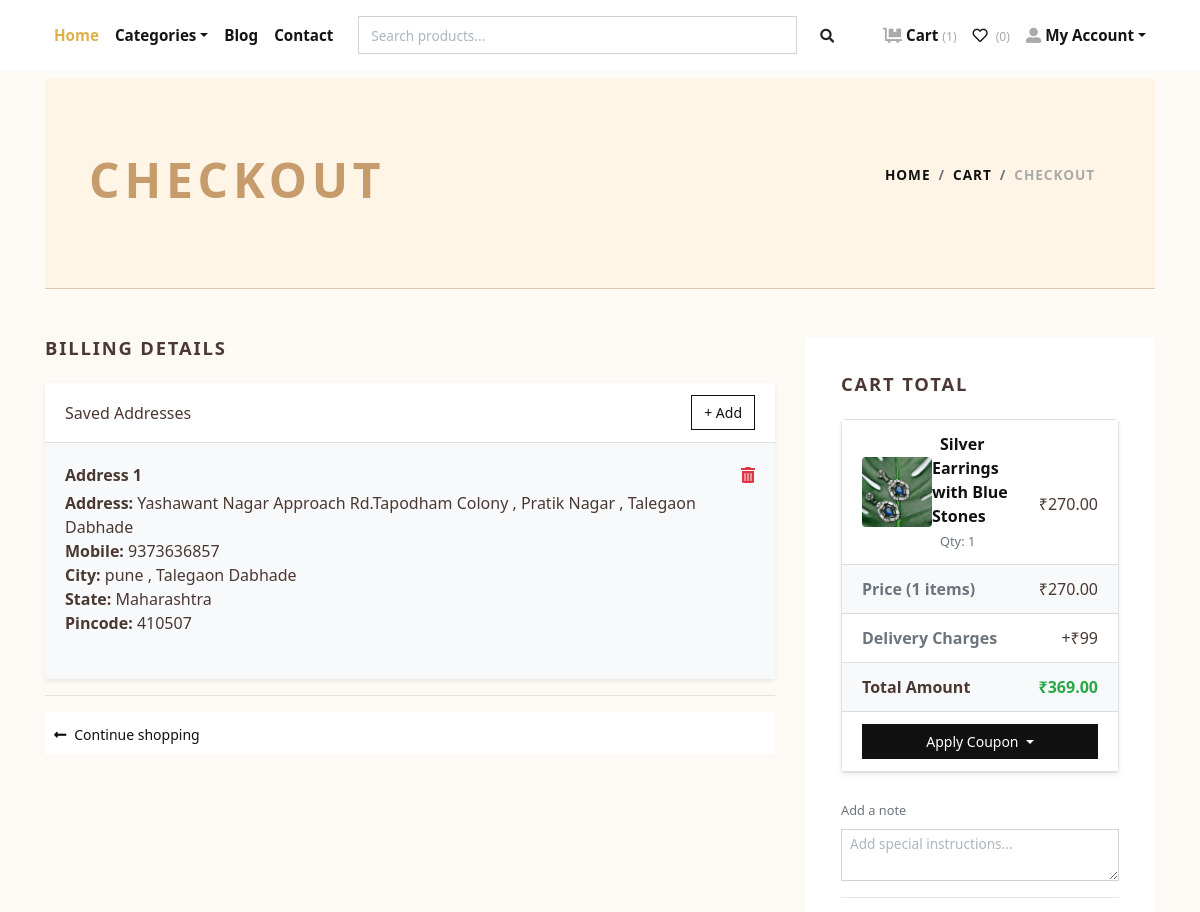
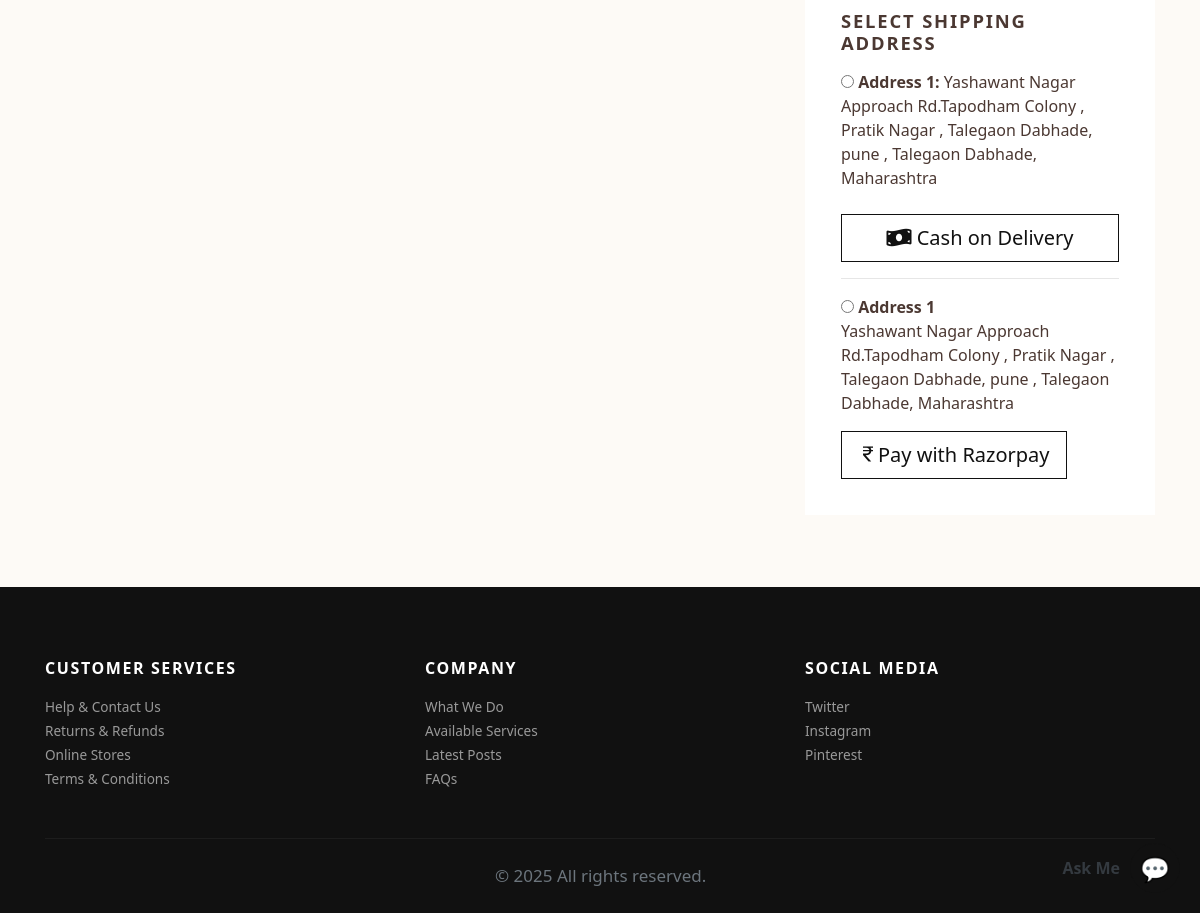
Screenshot of /checkout/ (signed in) with the database file from the repository (2 pictures, top to bottom).
### store/models.py (models this page shows, shortened)
class Address(models.Model):
    user = models.ForeignKey(User, verbose_name="User", on_delete=models.CASCADE)
    address = models.TextField(default="")
    user_phone_number = models.CharField(max_length=10,default="")
    city = models.CharField(max_length=100,default="")
    state = models.CharField(max_length=100,default="")
    pincode = models.CharField(max_length=10,default="")

class Cart(models.Model):
    user = models.ForeignKey(User, verbose_name="User", on_delete=models.CASCADE)
    product = models.ForeignKey(Product, verbose_name="Product", on_delete=models.CASCADE)
    quantity = models.PositiveIntegerField(default=1, verbose_name="Quantity")
    created_at = models.DateTimeField(auto_now_add=True, verbose_name="Created Date")
    updated_at = models.DateTimeField(auto_now=True, verbose_name="Updated Date")
    @property
    def total_price(self):
        return self.quantity * self.product.price

class Product(models.Model):
    title = models.CharField(max_length=150, verbose_name="Product Title")
    slug = models.SlugField(max_length=160, verbose_name="Product Slug")
    sku = models.CharField(max_length=255, unique=True, verbose_name="Unique Product ID (SKU)")
    short_description = models.TextField(verbose_name="Short Description")
    detail_description = models.TextField(blank=True, null=True, verbose_name="Detail Description")
    product_image = models.ImageField(upload_to='product', blank=True, null=True, verbose_name="Product Image")
    price = models.DecimalField(max_digits=8, decimal_places=2)
    category = models.ForeignKey(Category, verbose_name="Product Categoy", on_delete=models.CASCADE)
    is_active = models.BooleanField(verbose_name="Is Active?")
    is_featured = models.BooleanField(verbose_name="Is Featured?")
    estimated_delivery_days = models.PositiveIntegerField(default=5, verbose_name="Estimated Delivery Days")
    return_refund_policy = models.TextField(blank=True, null=True, verbose_name="Return & Refund Policy")
    coupon = models.ForeignKey('Coupon', null=True, blank=True, on_delete=models.SET_NULL, verbose_name="Applied Coupon")
    created_at = models.DateTimeField(auto_now_add=True, verbose_name="Created Date")
    updated_at = models.DateTimeField(auto_now=True, verbose_name="Updated Date")
    class Meta:
        verbose_name_plural = 'Products'
        ordering = ('-created_at', )

### store/views.py (the view, shortened to what this page needs)
# urls.py: path('checkout/', views.checkout, name="checkout"),
@login_required
def checkout(request):
    user = request.user
    cart_products = Cart.objects.filter(user=user)
    if not cart_products.exists():
        messages.warning(request, "Your cart is empty.")
        return redirect('store:cart')
    amount, shipping_amount = get_cart_amount_and_order_data(user)
    final_amount_for_payment = amount + shipping_amount
    applied_coupon = None
    discount_amount = decimal.Decimal(0)
    total_amount_after_discount = final_amount_for_payment
    form = AddressForm()
    now = timezone.now()
    active_coupons = Coupon.objects.filter(
        is_active=True,
        valid_from__lte=now,
        valid_to__gte=now,
        used_count__lt=models.F('usage_limit')
    )
    context = {
        'amount': amount,
        'shipping_amount': shipping_amount,
        'total_amount': amount + shipping_amount,
        'coupon_form': CouponApplyForm(),
        'coupon': applied_coupon,
        'discount': discount_amount,
        'discount_amount': discount_amount,
        'total_amount_after_discount': total_amount_after_discount,
        'item_count': cart_products.count(),
        'active_coupons': active_coupons,
        'addresses': Address.objects.filter(user=user),
        'form':form,
    }
    return render(request, 'store/checkout.html', context)

### templates/store/checkout.html (shortened to what this page needs)
{% extends 'base.html' %}
{% load static %}
{% load humanize %}
{% block content %}
<div class="container">
  <section class="py-5 blog-header">
    <div class="row px-4 py-lg-4 align-items-center">
      <div class="col-lg-6">
        <h1 class="h2 text-uppercase text-lg-left">Checkout</h1>
      </div>
      <div class="col-lg-6 text-lg-end">
        <nav aria-label="breadcrumb">
          <ol class="breadcrumb justify-content-lg-end bg-transparent">
            <li class="breadcrumb-item"><a href="{% url 'store:home' %}">Home</a></li>
            <li class="breadcrumb-item"><a href="{% url 'store:cart' %}">Cart</a></li>
            <li class="breadcrumb-item active" aria-current="page">Checkout</li>
          </ol>
        </nav>
      </div>
    </div>
  </section>
  <section class="py-5">
    <div class="row">
      <div class="col-lg-8 mb-4">
        <h2 class="h5 text-uppercase mb-4">Billing Details</h2>
        <div class="card border-0 shadow-sm bg-light equal-height">
          <div class="card-header bg-white fw-semibold d-flex justify-content-between align-items-center">
            <span>Saved Addresses</span>
            <button class="btn btn-outline-dark btn-sm" type="button" data-bs-toggle="collapse" data-bs-target="#addAddressForm" aria-expanded="false" aria-controls="addAddressForm">
              + Add
            </button>
          </div>
          <div class="card-body">
            {% if addresses %}
              {% for address in addresses %}
                <div class="mb-4">
                  <div class="d-flex justify-content-between align-items-center mb-1">
                    <h6 class="mb-0">Address {{ forloop.counter }}</h6>
                    <a href="{% url 'store:remove-address' address.id %}" class="text-danger">
                      <i class="fas fa-trash-alt"></i>
                    </a>
                  </div>
                  <div>
                    <div><strong>Address:</strong> {{ address.address }}</div>
                    <div><strong>Mobile:</strong> {{ address.user_phone_number }}</div>
                    <div><strong>City:</strong> {{ address.city }}</div>
                    <div><strong>State:</strong> {{ address.state }}</div>
                    <div><strong>Pincode:</strong> {{ address.pincode }}</div>
                  </div>
                </div>
              {% endfor %}
            {% else %}
              <p class="text-muted">No address added yet.</p>
            {% endif %}
          </div>
        </div>
        <hr>
        <div class="bg-white px-2 py-2">
          <div class="row align-items-center text-center">
            <div class="col-md-6 mb-3 mb-md-0 text-md-left"><a class="btn btn-link p-0 text-dark btn-sm" href="{% url 'store:home' %}"><i class="fas fa-long-arrow-alt-left mr-2"> </i>Continue shopping</a></div>
          </div>
        </div>
      </div>
      <div class="col-lg-4 mb-4">
        <div class="card border-0 rounded-0 p-lg-3 bg-white equal-height">
          <div class="card-body">
            <h5 class="text-uppercase mb-4">Cart Total</h5>
            <ul class="list-group list-group-flush shadow-sm rounded border mb-4">
              {% for item in cart_items %}
              <li class="list-group-item d-flex justify-content-between align-items-center">
                <div class="d-flex align-items-center">
                  <a href="{% url 'store:product-detail' item.product.slug %}" class="reset-anchor d-block">
                    {% if item.product.product_image %}
                      <img src="{{ item.product.product_image.url }}" alt="{{ item.product.title }}" class="me-3 rounded" style="width: 70px; height: 70px; object-fit: cover;">
                    {% else %}
                      <img src="{% static 'img/product-detail-3.jpg' %}" alt="{{ item.product.title }}" class="me-3 rounded" style="width: 70px; height: 70px; object-fit: cover;">
                    {% endif %}
                  </a>
                  <div>
                    <strong class="h6">
                      <a class="reset-anchor animsition-link text-dark ml-2" href="{% url 'store:product-detail' item.product.slug %}">
                        {{ item.product.title }}
                      </a>
                    </strong><br>
                    <small class="text-muted ml-2">Qty: {{ item.quantity }}</small>
                  </div>
                </div>
                <div class="mt-4">
                  <span>₹{{ item.total_price|intcomma }}</span>
                </div>
              </li>
              {% endfor %}
              <li class="list-group-item d-flex justify-content-between bg-light">
                <strong class="text-muted">Price ({{ item_count }} items)</strong>
                <span>₹{{ amount|intcomma }}</span>
              </li>
              <li class="list-group-item d-flex justify-content-between">
                <strong class="text-muted">Delivery Charges</strong>
                <span>{% if shipping_amount > 0 %}+₹{{ shipping_amount }}{% else %}<span class="text-success">Free</span>{% endif %}</span>
              </li>
              <li class="list-group-item d-flex justify-content-between bg-light">
                <strong>Total Amount</strong>
                <strong class="text-success">₹{{ total_amount_after_discount|intcomma }}</strong>
              </li>
              {% if not discount %}
              <li class="list-group-item">
                <div class="dropdown w-100">
                  <button class="btn btn-dark btn-sm dropdown-toggle w-100" type="button" data-bs-toggle="dropdown">
                    Apply Coupon
                  </button>
                </div>
              </li>
              {% endif %}
            </ul>
            <div class="form-group mt-3">
              <label for="order-notes" class="small text-muted">Add a note</label>
              <textarea class="form-control form-control-sm" name="notes" rows="2" placeholder="Add special instructions..."></textarea>
            </div>
            <hr class="my-3">
            <h5 class="text-uppercase mt-4 mb-3">Select Shipping Address</h5>
            <form action="{% url 'store:cash_payment' %}" method="post">
              {% if addresses %}
                {% for address in addresses %}
                  <div class="mb-2">
                    <input type="radio" name="address" value="{{ address.id }}" required>
                    <strong>Address {{ forloop.counter }}:</strong>
                    {{ address.address }}, {{ address.city }}, {{ address.state }}
                  </div>
                {% endfor %}
              {% else %}
                <p class="text-danger">No saved addresses. Please add one in your profile.</p>
              {% endif %}
              <button type="submit" class="btn btn-outline-dark btn-lg w-100 mt-3" name="payment_method" value="COD">
                <i class="fas fa-money-bill-wave"></i> Cash on Delivery
              </button>
            </form>
            <hr>
            {% include 'store/payment.html' %}
          </div>
        </div>
      </div>
    </div>
  </section>
</div>
{% endblock content %}

### templates/navbar.html (shortened to what this page needs)
{% load static %}
<header class="header bg-white mb-2">
  <div class="container px-0 px-lg-3">
    <nav class="navbar navbar-expand-lg navbar-light py-3 px-lg-0 fixed-top">
      <div class="collapse navbar-collapse" id="navbarSupportedContent">
        <ul class="navbar-nav mr-auto">
          <li class="nav-item">
            <a class="nav-link active" href="{% url 'store:home' %}">Home</a>
          </li>
          <li class="nav-item dropdown">
            <a class="nav-link dropdown-toggle" id="pagesDropdown" href="#" data-toggle="dropdown" aria-haspopup="true"
              aria-expanded="false">Categories</a>
          </li>
          <li class="nav-item">
            <a class="nav-link" href="{% url 'store:blog_list' %}">Blog</a>
          </li>
          <li class="nav-item">
            <a class="nav-link" href="{% url 'store:contact' %}">Contact</a>
          </li>
        </ul>
        <div class="d-flex align-items-center">
          <form method="GET" action="{% url 'store:search' %}" class="form-inline d-none d-lg-block" style="width:500px;">
            <div class="input-group">
              <input type="text" name="q" class="form-control" placeholder="Search products..." aria-label="Search" required>
              <div class="input-group-append">
                <button class="btn" type="submit" style="border: none; background-color: transparent;">
                  <i class="fas fa-search fa-sm"></i>
                </button>
              </div>
            </div>
          </form>
        </div>
        <ul class="navbar-nav ml-auto">
          {% if request.user.is_authenticated %}
          <li class="nav-item">
            <a class="nav-link" href="{% url 'store:cart' %}">
              <i class="fas fa-dolly-flatbed mr-1 text-gray"></i>Cart
              <small class="text-gray">({{ cart_items.count }})</small>
            </a>
          </li>
          <li class="nav-item">
            <a class="nav-link" href="{% url 'store:wishlist' %}">
              <i class="far fa-heart mr-1"></i>
              <small class="text-gray">({{ user.wishlist_set.count }})</small>
            </a>
          </li>
          <li class="nav-item dropdown">
            <a class="nav-link dropdown-toggle" id="userDropdown" href="#" data-toggle="dropdown" aria-haspopup="true"
              aria-expanded="false"><i class="fas fa-user-alt mr-1 text-gray"></i>My Account</a>
          </li>
          {% else %}
          <li class="nav-item"><a class="nav-link" href="{% url 'store:login' %}">Login</a></li>
          <li class="nav-item"><a class="nav-link" href="{% url 'store:register' %}">Create Account</a></li>
          {% endif %}
        </ul>
      </div>
    </nav>
  </div>
</header>

### templates/store/payment.html (shortened to what this page needs)
{% block payment-gateway %}
<form method="post" action="{% url 'store:generate-payment' %}">
    {% if addresses %}
      {% for address in addresses %}
        <div class="mb-3">
        <input type="radio" name="address" value="{{address.id}}"> <strong>Address {{forloop.counter}}</strong> <br>
       {{address.address}}, {{address.city}}, {{address.state}}
        </div>
      {% endfor %}
    {% endif %}
    <button type="submit" class="btn btn-dark btn-lg btn-outline-dark" id="rzp-button1" name="payment_method" value="Online" type="submit">
      <i class="bi bi-currency-rupee"></i></i>Pay with Razorpay</button>
</form>
{% endblock payment-gateway %}

### rows the page displays
Address: address "Yashawant Nagar Approach Rd.Tapodham Colony , Pratik Nagar , Talegaon Dabhade", user_phone_number "9373636857", city "pune , Talegaon Dabhade", state "Maharashtra", pincode "410507"
Cart: product.product_image (picture), product "Silver Earrings with Blue Stones", quantity "1", total_price "270.00"

### other values shown
{{ cart_items.count }} "1"
{{ user.wishlist_set.count }} "0"
{{ item_count }} "1"
{{ amount|intcomma }} "270.00"
{{ shipping_amount }} "99"
{{ total_amount_after_discount|intcomma }} "369.00"
